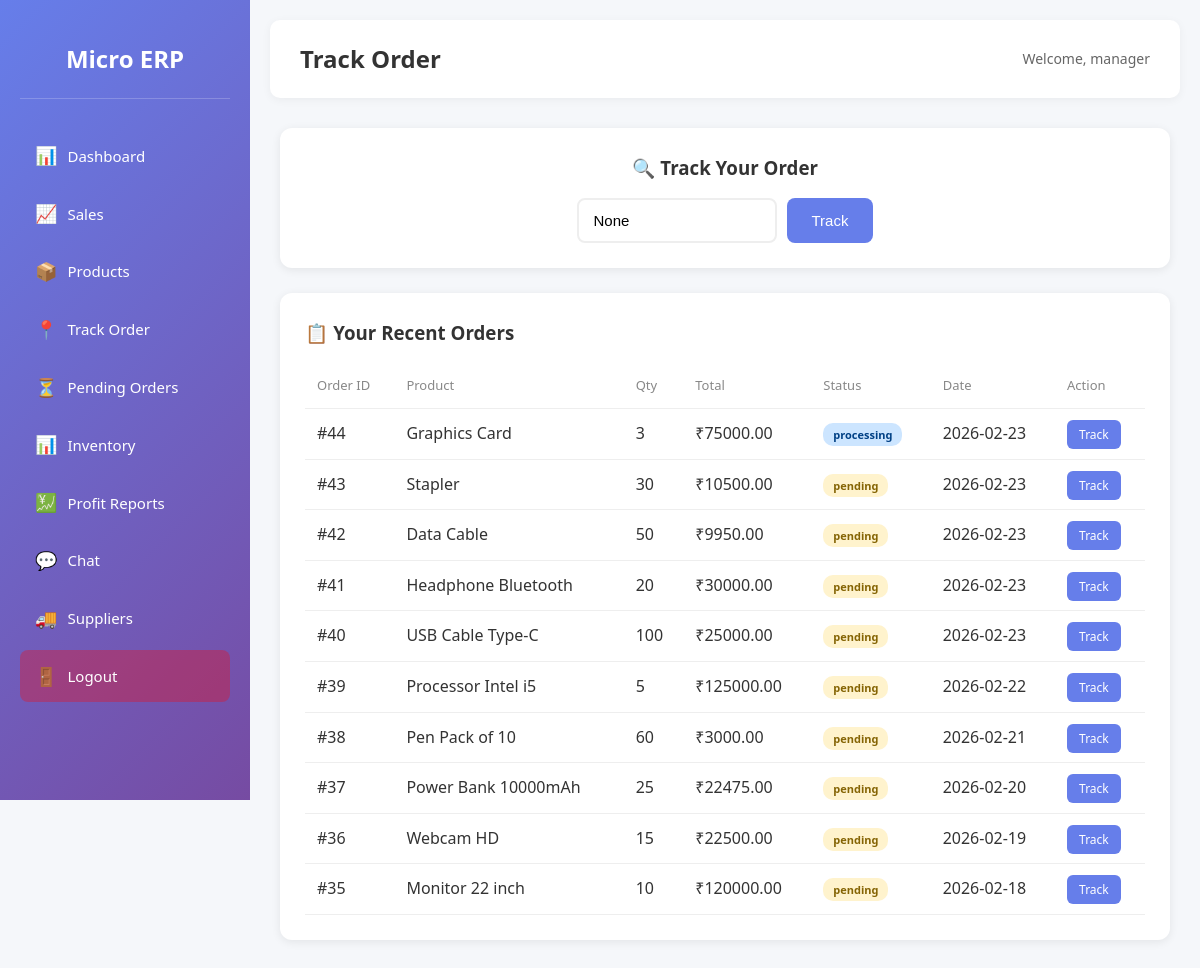
Page /track-order (signed in) on the committed database.
### tables this page shows
CREATE TABLE orders (
    id INTEGER PRIMARY KEY AUTOINCREMENT,
    product_id INTEGER NOT NULL,
    quantity INTEGER NOT NULL,
    total_price REAL NOT NULL,
    order_date TEXT NOT NULL,
    status TEXT DEFAULT 'pending',
    created_by INTEGER,
    supplier_id INTEGER,
    picked_up_by INTEGER,
    picked_up_at TEXT,
    FOREIGN KEY (product_id) REFERENCES products (id),
    FOREIGN KEY (created_by) REFERENCES users (id),
    FOREIGN KEY (supplier_id) REFERENCES suppliers (id),
    FOREIGN KEY (picked_up_by) REFERENCES users (id)
);

CREATE TABLE products (
    id INTEGER PRIMARY KEY AUTOINCREMENT,
    name TEXT NOT NULL,
    quantity INTEGER DEFAULT 0,
    price REAL DEFAULT 0,
    supplier_id INTEGER,
    FOREIGN KEY (supplier_id) REFERENCES suppliers (id)
);

### app.py (the view, shortened to what this page needs)
@app.route('/track-order', methods=['GET', 'POST'])
@login_required
def track_order():
    search_id = None
    order = None
    conn = get_db_connection()
    recent_orders = conn.execute('''
        SELECT o.*, p.name as product_name
        FROM orders o
        LEFT JOIN products p ON o.product_id = p.id
        ORDER BY o.order_date DESC
        LIMIT 10
    ''').fetchall()
    conn.close()
    return render_template('track_order.html', order=order, search_id=search_id, recent_orders=recent_orders)

### app.py (called while the page is built)
def get_db_connection():
    conn = sqlite3.connect(DB_PATH)
    conn.row_factory = sqlite3.Row
    return conn

def login_required(f):
    @wraps(f)
    def decorated_function(*args, **kwargs):
        if 'user_id' not in session:
            flash('Please log in first.', 'error')
            return redirect(url_for('login'))
        return f(*args, **kwargs)
    return decorated_function

### templates/track_order.html (shortened to what this page needs)
{% extends "base.html" %}
{% block header %}Track Order{% endblock %}
{% block content %}
<div class="track-order-page">
    <div class="track-search-box">
        <h3>🔍 Track Your Order</h3>
        <form method="POST" class="search-form">
            <input type="text" name="order_id" placeholder="Enter Order ID" value="{{ search_id }}" required>
            <button type="submit" class="btn-track">Track</button>
        </form>
    </div>
    <div class="recent-orders">
        <h3>📋 Your Recent Orders</h3>
        <table class="orders-table">
            <thead>
                <tr>
                    <th>Order ID</th>
                    <th>Product</th>
                    <th>Qty</th>
                    <th>Total</th>
                    <th>Status</th>
                    <th>Date</th>
                    <th>Action</th>
                </tr>
            </thead>
            <tbody>
                {% for o in recent_orders %}
                <tr>
                    <td>#{{ o.id }}</td>
                    <td>{{ o.product_name }}</td>
                    <td>{{ o.quantity }}</td>
                    <td>₹{{ "%.2f"|format(o.total_price) }}</td>
                    <td><span class="status-badge status-{{ o.status }}">{{ o.status }}</span></td>
                    <td>{{ o.order_date[:10] }}</td>
                    <td><a href="{{ url_for('track_order_by_id', order_id=o.id) }}" class="btn-small">Track</a></td>
                </tr>
                {% endfor %}
            </tbody>
        </table>
    </div>
</div>
{% endblock %}

### static/style.css (style rules this page uses)
* { margin: 0; padding: 0; box-sizing: border-box; }
body { font-family: 'Segoe UI', Tahoma, Geneva, Verdana, sans-serif; background-color: #f5f7fa; color: #333; line-height: 1.6; }

### templates/track_order.html (style rules this page uses)
.track-order-page { max-width: 900px; margin: 0 auto; }
.track-search-box { background: white; border-radius: 12px; padding: 25px; text-align: center; margin-bottom: 25px; box-shadow: 0 2px 10px rgba(0,0,0,0.08); }
.track-search-box h3 { margin: 0 0 15px 0; color: #333; }
.search-form { display: flex; gap: 10px; justify-content: center; }
.search-form input { padding: 12px 15px; border: 2px solid #eee; border-radius: 8px; font-size: 15px; width: 200px; }
.btn-track { background: #667eea; color: white; border: none; padding: 12px 25px; border-radius: 8px; cursor: pointer; font-size: 15px; font-weight: 500; }
.status-pending { background: #fff3cd; color: #856404; }
.status-processing { background: #cce5ff; color: #004085; }
.recent-orders { background: white; border-radius: 12px; padding: 25px; box-shadow: 0 2px 10px rgba(0,0,0,0.08); }
.recent-orders h3 { margin: 0 0 15px 0; color: #333; }
.orders-table { width: 100%; border-collapse: collapse; }
.orders-table th, .orders-table td { padding: 12px; text-align: left; border-bottom: 1px solid #eee; }
.orders-table th { color: #888; font-weight: 500; font-size: 13px; }
.orders-table td { color: #333; }
.status-badge { padding: 4px 10px; border-radius: 10px; font-size: 11px; font-weight: 600; }
.btn-small { background: #667eea; color: white; padding: 6px 12px; border-radius: 6px; text-decoration: none; font-size: 12px; }

### rows in the picture
orders: id "44", product_name "Graphics Card", quantity "3", total_price "75000.00", status "processing", order_date "2026-02-23"
orders: id "43", product_name "Stapler", quantity "30", total_price "10500.00", status "pending", order_date "2026-02-23"
orders: id "42", product_name "Data Cable", quantity "50", total_price "9950.00", status "pending", order_date "2026-02-23"
orders: id "41", product_name "Headphone Bluetooth", quantity "20", total_price "30000.00", status "pending", order_date "2026-02-23"
orders: id "40", product_name "USB Cable Type-C", quantity "100", total_price "25000.00", status "pending", order_date "2026-02-23"
orders: id "39", product_name "Processor Intel i5", quantity "5", total_price "125000.00", status "pending", order_date "2026-02-22"
orders: id "38", product_name "Pen Pack of 10", quantity "60", total_price "3000.00", status "pending", order_date "2026-02-21"
orders: id "37", product_name "Power Bank 10000mAh", quantity "25", total_price "22475.00", status "pending", order_date "2026-02-20"
orders: id "36", product_name "Webcam HD", quantity "15", total_price "22500.00", status "pending", order_date "2026-02-19"
orders: id "35", product_name "Monitor 22 inch", quantity "10", total_price "120000.00", status "pending", order_date "2026-02-18"

### other values in the picture
{{ session.get('username') }} "manager"
